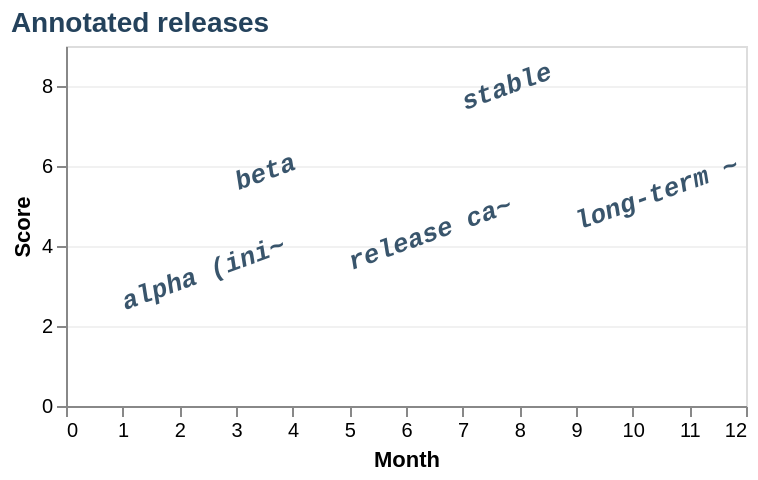

Write a Vega-Lite specification for this figure.
### Vega-Lite specification from a JSON file in a GitHub repository (floating-point values rounded to 4 significant figures)
{"$schema": "https://vega.github.io/schema/vega-lite/v6.json", "description": "Text chart customization: every non-default property here is one eas draws natively (fc-qx1.43).", "title": {"text": "Annotated releases", "anchor": "start", "color": "#24425c", "fontSize": 14}, "width": 340, "height": 180, "data": {"values": [{"x": 1, "y": 2, "name": "alpha (initial cut)"}, {"x": 3, "y": 5, "name": "beta"}, {"x": 5, "y": 3, "name": "release candidate one"}, {"x": 7, "y": 7, "name": "stable"}, {"x": 9, "y": 4, "name": "long-term support"}]}, "mark": {"type": "text", "font": "Courier New", "fontSize": 13, "fontStyle": "italic", "fontWeight": "bold", "angle": -20, "align": "left", "baseline": "bottom", "dx": 4, "dy": -4, "limit": 90, "ellipsis": "~", "fill": "#24425c", "opacity": 0.9}, "encoding": {"x": {"field": "x", "type": "quantitative", "scale": {"domain": [0, 12]}, "axis": {"title": "Month", "grid": false}}, "y": {"field": "y", "type": "quantitative", "scale": {"domain": [0, 9]}, "axis": {"title": "Score", "gridOpacity": 0.4}}, "text": {"field": "name", "type": "nominal"}}, "usermeta": {"eas": {"note": "eas-oes: bin/chart drew the reference in MS Courier New. The check measures against TeX Gyre Cursor, Courier's metrics and shapes, which the oracle's fonts.conf (scripts/eas-spikes/vega-oracle) maps Courier New to: ratio 0.0115 on rsvg-convert 2.60. With Liberation Mono it is 0.0245; unmapped, with whatever face fontconfig falls back to, 0.0646."}}}
